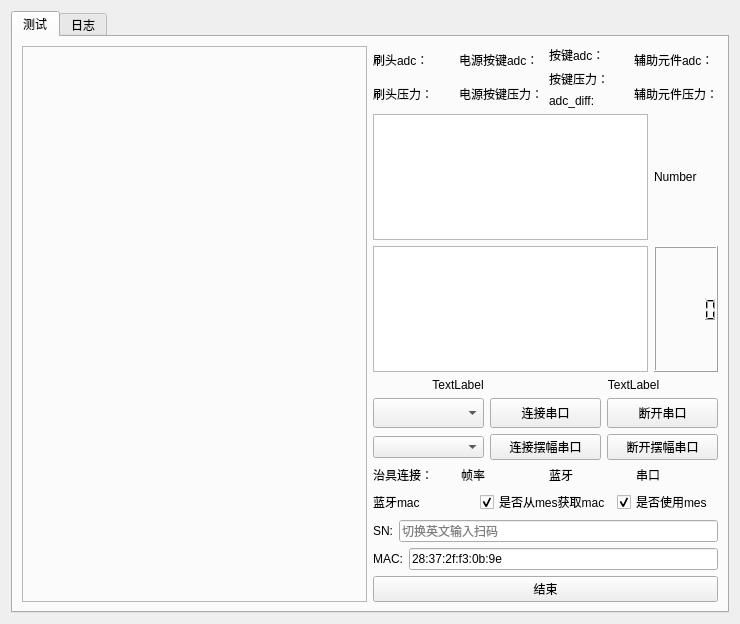
<?xml version="1.0" encoding="UTF-8"?>
<ui version="4.0">
 <class>PressureSensorForm</class>
 <widget class="QWidget" name="PressureSensorForm">
  <property name="geometry">
   <rect>
    <x>0</x>
    <y>0</y>
    <width>740</width>
    <height>624</height>
   </rect>
  </property>
  <property name="windowTitle">
   <string>Form</string>
  </property>
  <layout class="QGridLayout" name="gridLayout">
   <item row="0" column="0">
    <layout class="QHBoxLayout" name="horizontalLayout_11">
     <property name="sizeConstraint">
      <enum>QLayout::SetDefaultConstraint</enum>
     </property>
     <item>
      <widget class="QTabWidget" name="tabWidget">
       <property name="currentIndex">
        <number>0</number>
       </property>
       <widget class="QWidget" name="main_test">
        <attribute name="title">
         <string>测试</string>
        </attribute>
        <layout class="QHBoxLayout" name="horizontalLayout_16">
         <item>
          <layout class="QHBoxLayout" name="horizontalLayout_13">
           <item>
            <widget class="QFrame" name="frame">
             <property name="sizePolicy">
              <sizepolicy hsizetype="Expanding" vsizetype="Preferred">
               <horstretch>0</horstretch>
               <verstretch>0</verstretch>
              </sizepolicy>
             </property>
             <property name="frameShape">
              <enum>QFrame::StyledPanel</enum>
             </property>
             <property name="frameShadow">
              <enum>QFrame::Raised</enum>
             </property>
            </widget>
           </item>
           <item>
            <layout class="QVBoxLayout" name="verticalLayout">
             <item>
              <layout class="QHBoxLayout" name="horizontalLayout_4">
               <item>
                <layout class="QVBoxLayout" name="bth_vertical">
                 <item>
                  <widget class="QLabel" name="brush_adc">
                   <property name="text">
                    <string>刷头adc：</string>
                   </property>
                  </widget>
                 </item>
                 <item>
                  <widget class="QLabel" name="brush_value">
                   <property name="text">
                    <string>刷头压力：</string>
                   </property>
                  </widget>
                 </item>
                </layout>
               </item>
               <item>
                <layout class="QVBoxLayout" name="power_vertical">
                 <item>
                  <widget class="QLabel" name="power_adc">
                   <property name="text">
                    <string>电源按键adc：</string>
                   </property>
                  </widget>
                 </item>
                 <item>
                  <widget class="QLabel" name="power_value">
                   <property name="text">
                    <string>电源按键压力：</string>
                   </property>
                  </widget>
                 </item>
                </layout>
               </item>
               <item>
                <layout class="QVBoxLayout" name="mode_vertical">
                 <item>
                  <widget class="QLabel" name="botton_adc">
                   <property name="text">
                    <string>按键adc：</string>
                   </property>
                  </widget>
                 </item>
                 <item>
                  <widget class="QLabel" name="botton_value1">
                   <property name="text">
                    <string>按键压力：</string>
                   </property>
                  </widget>
                 </item>
                 <item>
                  <widget class="QLabel" name="botton_adc_diff">
                   <property name="text">
                    <string>adc_diff:</string>
                   </property>
                  </widget>
                 </item>
                </layout>
               </item>
               <item>
                <layout class="QVBoxLayout" name="verticalLayout_35">
                 <item>
                  <widget class="QLabel" name="assistant_botton_adc">
                   <property name="text">
                    <string>辅助元件adc：</string>
                   </property>
                  </widget>
                 </item>
                 <item>
                  <widget class="QLabel" name="assistant_botton_value">
                   <property name="text">
                    <string>辅助元件压力：</string>
                   </property>
                  </widget>
                 </item>
                </layout>
               </item>
              </layout>
             </item>
             <item>
              <layout class="QHBoxLayout" name="horizontalLayout_5">
               <property name="topMargin">
                <number>0</number>
               </property>
               <item>
                <layout class="QVBoxLayout" name="verticalLayout_3">
                 <item>
                  <widget class="QPlainTextEdit" name="msgEdit">
                   <property name="sizePolicy">
                    <sizepolicy hsizetype="Expanding" vsizetype="Expanding">
                     <horstretch>0</horstretch>
                     <verstretch>0</verstretch>
                    </sizepolicy>
                   </property>
                   <property name="maximumSize">
                    <size>
                     <width>500</width>
                     <height>16777215</height>
                    </size>
                   </property>
                   <property name="font">
                    <font>
                     <pointsize>5</pointsize>
                    </font>
                   </property>
                   <property name="readOnly">
                    <bool>true</bool>
                   </property>
                  </widget>
                 </item>
                 <item>
                  <widget class="QTextEdit" name="tip">
                   <property name="maximumSize">
                    <size>
                     <width>16777215</width>
                     <height>16777215</height>
                    </size>
                   </property>
                  </widget>
                 </item>
                </layout>
               </item>
               <item>
                <layout class="QVBoxLayout" name="verticalLayout_2">
                 <item>
                  <widget class="QLabel" name="mechine_number">
                   <property name="text">
                    <string>Number</string>
                   </property>
                  </widget>
                 </item>
                 <item>
                  <widget class="QLCDNumber" name="countdown">
                   <property name="maximumSize">
                    <size>
                     <width>500</width>
                     <height>500</height>
                    </size>
                   </property>
                  </widget>
                 </item>
                </layout>
               </item>
              </layout>
             </item>
             <item>
              <layout class="QHBoxLayout" name="horizontalLayout_9">
               <item>
                <widget class="QLabel" name="test_result">
                 <property name="text">
                  <string>TextLabel</string>
                 </property>
                 <property name="alignment">
                  <set>Qt::AlignCenter</set>
                 </property>
                </widget>
               </item>
               <item>
                <widget class="QLabel" name="mes_state">
                 <property name="text">
                  <string>TextLabel</string>
                 </property>
                 <property name="alignment">
                  <set>Qt::AlignCenter</set>
                 </property>
                </widget>
               </item>
              </layout>
             </item>
             <item>
              <layout class="QHBoxLayout" name="horizontalLayout">
               <item>
                <widget class="QComboBox" name="comNameCombo">
                 <property name="sizePolicy">
                  <sizepolicy hsizetype="Preferred" vsizetype="Preferred">
                   <horstretch>0</horstretch>
                   <verstretch>0</verstretch>
                  </sizepolicy>
                 </property>
                 <property name="minimumSize">
                  <size>
                   <width>0</width>
                   <height>30</height>
                  </size>
                 </property>
                </widget>
               </item>
               <item>
                <widget class="QPushButton" name="connectButton">
                 <property name="minimumSize">
                  <size>
                   <width>0</width>
                   <height>30</height>
                  </size>
                 </property>
                 <property name="text">
                  <string>连接串口</string>
                 </property>
                </widget>
               </item>
               <item>
                <widget class="QPushButton" name="disconnectButton">
                 <property name="enabled">
                  <bool>true</bool>
                 </property>
                 <property name="minimumSize">
                  <size>
                   <width>0</width>
                   <height>30</height>
                  </size>
                 </property>
                 <property name="text">
                  <string>断开串口</string>
                 </property>
                </widget>
               </item>
              </layout>
             </item>
             <item>
              <layout class="QHBoxLayout" name="horizontalLayout_14">
               <item>
                <widget class="QComboBox" name="jigComNameCombo">
                 <property name="enabled">
                  <bool>true</bool>
                 </property>
                 <property name="sizePolicy">
                  <sizepolicy hsizetype="Preferred" vsizetype="Fixed">
                   <horstretch>0</horstretch>
                   <verstretch>0</verstretch>
                  </sizepolicy>
                 </property>
                 <property name="maximumSize">
                  <size>
                   <width>16777215</width>
                   <height>16777215</height>
                  </size>
                 </property>
                </widget>
               </item>
               <item>
                <widget class="QPushButton" name="jigConnectButton">
                 <property name="enabled">
                  <bool>true</bool>
                 </property>
                 <property name="text">
                  <string>连接摆幅串口</string>
                 </property>
                </widget>
               </item>
               <item>
                <widget class="QPushButton" name="jigDisconnectButton">
                 <property name="enabled">
                  <bool>true</bool>
                 </property>
                 <property name="text">
                  <string>断开摆幅串口</string>
                 </property>
                </widget>
               </item>
              </layout>
             </item>
             <item>
              <layout class="QHBoxLayout" name="horizontalLayout_7">
               <property name="topMargin">
                <number>0</number>
               </property>
               <item>
                <widget class="QLabel" name="Jiguartstate">
                 <property name="sizePolicy">
                  <sizepolicy hsizetype="Preferred" vsizetype="Preferred">
                   <horstretch>0</horstretch>
                   <verstretch>0</verstretch>
                  </sizepolicy>
                 </property>
                 <property name="text">
                  <string>治具连接：</string>
                 </property>
                </widget>
               </item>
               <item>
                <widget class="QLabel" name="frame_rate">
                 <property name="text">
                  <string>帧率</string>
                 </property>
                </widget>
               </item>
               <item>
                <widget class="QLabel" name="bleStatusLabel">
                 <property name="text">
                  <string>蓝牙</string>
                 </property>
                </widget>
               </item>
               <item>
                <widget class="QLabel" name="uartStatusLabel">
                 <property name="text">
                  <string>串口</string>
                 </property>
                </widget>
               </item>
              </layout>
             </item>
             <item>
              <layout class="QHBoxLayout" name="horizontalLayout_8">
               <item>
                <widget class="QLabel" name="macLabel">
                 <property name="text">
                  <string>蓝牙mac</string>
                 </property>
                </widget>
               </item>
               <item>
                <widget class="QCheckBox" name="isformmes">
                 <property name="text">
                  <string>是否从mes获取mac</string>
                 </property>
                 <property name="checked">
                  <bool>true</bool>
                 </property>
                </widget>
               </item>
               <item>
                <widget class="QCheckBox" name="isusemes">
                 <property name="enabled">
                  <bool>true</bool>
                 </property>
                 <property name="mouseTracking">
                  <bool>true</bool>
                 </property>
                 <property name="tabletTracking">
                  <bool>false</bool>
                 </property>
                 <property name="text">
                  <string>是否使用mes</string>
                 </property>
                 <property name="checkable">
                  <bool>true</bool>
                 </property>
                 <property name="checked">
                  <bool>true</bool>
                 </property>
                </widget>
               </item>
              </layout>
             </item>
             <item>
              <layout class="QHBoxLayout" name="horizontalLayout_10">
               <item>
                <widget class="QLabel" name="label_2">
                 <property name="maximumSize">
                  <size>
                   <width>50</width>
                   <height>16777215</height>
                  </size>
                 </property>
                 <property name="text">
                  <string>SN:</string>
                 </property>
                 <property name="alignment">
                  <set>Qt::AlignCenter</set>
                 </property>
                </widget>
               </item>
               <item>
                <widget class="QLineEdit" name="getMac">
                 <property name="maximumSize">
                  <size>
                   <width>400</width>
                   <height>16777215</height>
                  </size>
                 </property>
                 <property name="text">
                  <string/>
                 </property>
                 <property name="placeholderText">
                  <string>切换英文输入扫码</string>
                 </property>
                </widget>
               </item>
              </layout>
             </item>
             <item>
              <layout class="QHBoxLayout" name="horizontalLayout_2">
               <property name="sizeConstraint">
                <enum>QLayout::SetFixedSize</enum>
               </property>
               <item>
                <widget class="QLabel" name="label">
                 <property name="sizePolicy">
                  <sizepolicy hsizetype="Minimum" vsizetype="Preferred">
                   <horstretch>0</horstretch>
                   <verstretch>0</verstretch>
                  </sizepolicy>
                 </property>
                 <property name="maximumSize">
                  <size>
                   <width>50</width>
                   <height>16777215</height>
                  </size>
                 </property>
                 <property name="text">
                  <string>MAC:</string>
                 </property>
                 <property name="alignment">
                  <set>Qt::AlignCenter</set>
                 </property>
                </widget>
               </item>
               <item>
                <widget class="QLineEdit" name="macInput">
                 <property name="sizePolicy">
                  <sizepolicy hsizetype="Expanding" vsizetype="Fixed">
                   <horstretch>0</horstretch>
                   <verstretch>0</verstretch>
                  </sizepolicy>
                 </property>
                 <property name="maximumSize">
                  <size>
                   <width>400</width>
                   <height>16777215</height>
                  </size>
                 </property>
                 <property name="text">
                  <string>28:37:2f:f3:0b:9e</string>
                 </property>
                 <property name="placeholderText">
                  <string>切换英文输入扫码</string>
                 </property>
                </widget>
               </item>
              </layout>
             </item>
             <item>
              <widget class="QPushButton" name="end">
               <property name="text">
                <string>结束</string>
               </property>
              </widget>
             </item>
            </layout>
           </item>
          </layout>
         </item>
        </layout>
       </widget>
       <widget class="QWidget" name="mux_log">
        <property name="minimumSize">
         <size>
          <width>0</width>
          <height>428</height>
         </size>
        </property>
        <attribute name="title">
         <string>日志</string>
        </attribute>
        <layout class="QHBoxLayout" name="horizontalLayout_17">
         <item>
          <layout class="QHBoxLayout" name="horizontalLayout_15">
           <item>
            <widget class="QPlainTextEdit" name="log"/>
           </item>
           <item>
            <layout class="QVBoxLayout" name="verticalLayout_4">
             <item>
              <layout class="QHBoxLayout" name="horizontalLayout_12">
               <item>
                <layout class="QHBoxLayout" name="horizontalLayout_18">
                 <item>
                  <widget class="QLabel" name="show1">
                   <property name="enabled">
                    <bool>false</bool>
                   </property>
                   <property name="text">
                    <string>TextLabel</string>
                   </property>
                  </widget>
                 </item>
                 <item>
                  <widget class="QLabel" name="label_3">
                   <property name="enabled">
                    <bool>false</bool>
                   </property>
                   <property name="text">
                    <string>TextLabel</string>
                   </property>
                  </widget>
                 </item>
                </layout>
               </item>
              </layout>
             </item>
             <item>
              <layout class="QHBoxLayout" name="horizontalLayout_19">
               <item>
                <widget class="QCheckBox" name="mydebug">
                 <property name="enabled">
                  <bool>true</bool>
                 </property>
                 <property name="text">
                  <string>调试模式(不发nfc)</string>
                 </property>
                 <property name="checkable">
                  <bool>false</bool>
                 </property>
                 <property name="checked">
                  <bool>false</bool>
                 </property>
                </widget>
               </item>
              </layout>
             </item>
             <item>
              <layout class="QHBoxLayout" name="horizontalLayout_6">
               <item>
                <widget class="QPushButton" name="TestButtonNFC">
                 <property name="text">
                  <string>NFC_TEST</string>
                 </property>
                </widget>
               </item>
               <item>
                <widget class="QPushButton" name="TestButton1">
                 <property name="enabled">
                  <bool>true</bool>
                 </property>
                 <property name="text">
                  <string>Test1</string>
                 </property>
                </widget>
               </item>
              </layout>
             </item>
             <item>
              <layout class="QHBoxLayout" name="horizontalLayout_20">
               <property name="topMargin">
                <number>0</number>
               </property>
               <item>
                <widget class="QComboBox" name="NfcComboBox">
                 <property name="enabled">
                  <bool>false</bool>
                 </property>
                </widget>
               </item>
               <item>
                <widget class="QPushButton" name="nfcComFresh">
                 <property name="enabled">
                  <bool>false</bool>
                 </property>
                 <property name="text">
                  <string>刷新nfc口</string>
                 </property>
                </widget>
               </item>
              </layout>
             </item>
             <item>
              <layout class="QHBoxLayout" name="horizontalLayout_3">
               <property name="topMargin">
                <number>0</number>
               </property>
               <item>
                <widget class="QPushButton" name="GetButton">
                 <property name="text">
                  <string>获取按键状态</string>
                 </property>
                </widget>
               </item>
               <item>
                <widget class="QPushButton" name="button_get_calib_factor">
                 <property name="text">
                  <string>获取校准系数</string>
                 </property>
                </widget>
               </item>
               <item>
                <widget class="QPushButton" name="ClearGraph">
                 <property name="text">
                  <string>清空图像</string>
                 </property>
                </widget>
               </item>
              </layout>
             </item>
            </layout>
           </item>
          </layout>
         </item>
        </layout>
       </widget>
      </widget>
     </item>
    </layout>
   </item>
  </layout>
 </widget>
 <resources/>
 <connections/>
</ui>
